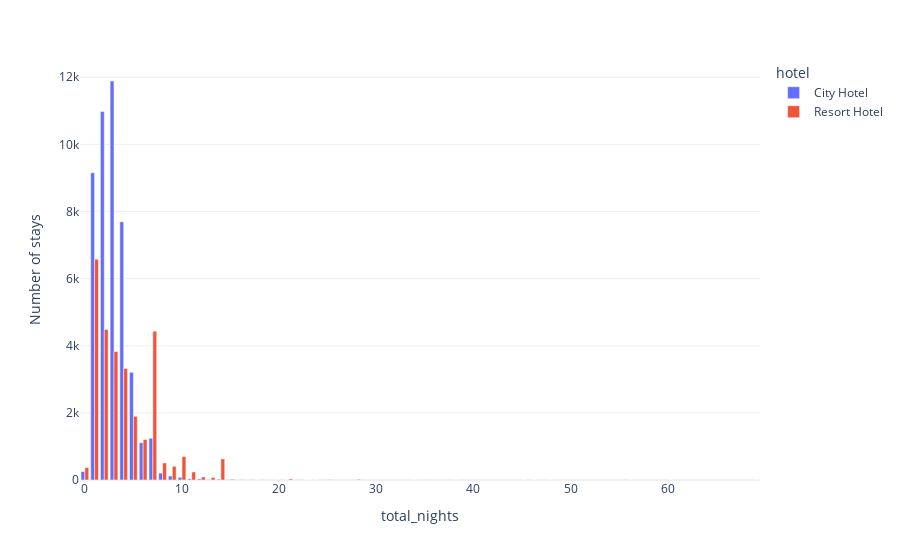

Write notebook code for a chart like this one.
### Code cell
px.bar(data_frame = stay, x = 'total_nights', y = 'Number of stays', color = 'hotel', barmode = 'group',
        template = 'plotly_white')

### Figure 1 — Plotly figure (JSON) as saved in the notebook; plotly's stock layout.template omitted (floating-point values rounded to 4 significant figures)
{"data": [{"alignmentgroup": "True", "hovertemplate": "hotel=City Hotel<br>total_nights=%{x}<br>Number of stays=%{y}<extra></extra>", "legendgroup": "City Hotel", "marker": {"color": "#636efa", "pattern": {"shape": ""}}, "name": "City Hotel", "offsetgroup": "City Hotel", "orientation": "v", "showlegend": true, "textposition": "auto", "type": "bar", "x": [0, 1, 2, 3, 4, 5, 6, 7, 8, 9, 10, 11, 12, 13, 14, 15, 16, 17, 18, 19, 20, 21, 22, 23, 24, 34, 48], "xaxis": "x", "y": [251, 9155, 10983, 11889, 7694, 3210, 1111, 1245, 205, 119, 80, 33, 33, 15, 26, 14, 6, 4, 1, 2, 1, 1, 2, 1, 1, 1, 1], "yaxis": "y"}, {"alignmentgroup": "True", "hovertemplate": "hotel=Resort Hotel<br>total_nights=%{x}<br>Number of stays=%{y}<extra></extra>", "legendgroup": "Resort Hotel", "marker": {"color": "#EF553B", "pattern": {"shape": ""}}, "name": "Resort Hotel", "offsetgroup": "Resort Hotel", "orientation": "v", "showlegend": true, "textposition": "auto", "type": "bar", "x": [0, 1, 2, 3, 4, 5, 6, 7, 8, 9, 10, 11, 12, 13, 14, 15, 16, 17, 18, 19, 21, 22, 23, 25, 28, 29, 30, 35, 38, 42, 45, 46, 56, 60, 69], "xaxis": "x", "y": [371, 6579, 4488, 3828, 3321, 1899, 1205, 4434, 509, 408, 699, 240, 89, 75, 630, 23, 12, 11, 5, 4, 35, 7, 1, 14, 22, 2, 2, 5, 1, 3, 1, 1, 1, 1, 1], "yaxis": "y"}], "layout": {"barmode": "group", "legend": {"title": {"text": "hotel"}, "tracegroupgap": 0}, "margin": {"t": 60}, "xaxis": {"anchor": "y", "domain": [0, 1], "title": {"text": "total_nights"}}, "yaxis": {"anchor": "x", "domain": [0, 1], "title": {"text": "Number of stays"}}}}
